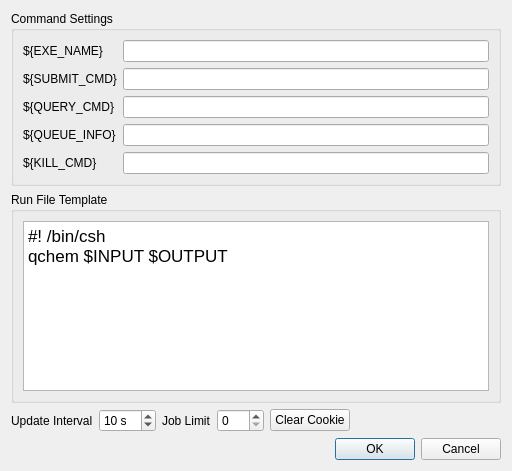
<?xml version="1.0" encoding="UTF-8"?>
<ui version="4.0">
 <class>ServerOptionsDialog</class>
 <widget class="QDialog" name="ServerOptionsDialog">
  <property name="geometry">
   <rect>
    <x>0</x>
    <y>0</y>
    <width>512</width>
    <height>471</height>
   </rect>
  </property>
  <property name="windowTitle">
   <string>Server Options</string>
  </property>
  <layout class="QVBoxLayout" name="verticalLayout">
   <item>
    <widget class="QGroupBox" name="groupBox">
     <property name="title">
      <string>Command Settings</string>
     </property>
     <layout class="QGridLayout" name="gridLayout_2">
      <item row="0" column="0">
       <widget class="QLabel" name="exeNameLabel">
        <property name="sizePolicy">
         <sizepolicy hsizetype="Maximum" vsizetype="Preferred">
          <horstretch>0</horstretch>
          <verstretch>0</verstretch>
         </sizepolicy>
        </property>
        <property name="text">
         <string>${EXE_NAME}</string>
        </property>
       </widget>
      </item>
      <item row="1" column="0">
       <widget class="QLabel" name="label_2">
        <property name="text">
         <string>${SUBMIT_CMD}</string>
        </property>
       </widget>
      </item>
      <item row="2" column="0">
       <widget class="QLabel" name="label_7">
        <property name="text">
         <string>${QUERY_CMD}</string>
        </property>
       </widget>
      </item>
      <item row="4" column="0">
       <widget class="QLabel" name="label_4">
        <property name="text">
         <string>${KILL_CMD}</string>
        </property>
       </widget>
      </item>
      <item row="0" column="1">
       <widget class="QLineEdit" name="exeName">
        <property name="toolTip">
         <string/>
        </property>
       </widget>
      </item>
      <item row="1" column="1">
       <widget class="QLineEdit" name="submitCommand"/>
      </item>
      <item row="2" column="1">
       <widget class="QLineEdit" name="queryCommand"/>
      </item>
      <item row="4" column="1">
       <widget class="QLineEdit" name="killCommand"/>
      </item>
      <item row="3" column="0">
       <widget class="QLabel" name="label_5">
        <property name="text">
         <string>${QUEUE_INFO}</string>
        </property>
       </widget>
      </item>
      <item row="3" column="1">
       <widget class="QLineEdit" name="queueInfo"/>
      </item>
     </layout>
    </widget>
   </item>
   <item>
    <widget class="QGroupBox" name="groupBox_2">
     <property name="title">
      <string>Run File Template</string>
     </property>
     <layout class="QVBoxLayout" name="verticalLayout_2">
      <item>
       <widget class="QTextEdit" name="runFileTemplate">
        <property name="html">
         <string>&lt;!DOCTYPE HTML PUBLIC &quot;-//W3C//DTD HTML 4.0//EN&quot; &quot;http://www.w3.org/TR/REC-html40/strict.dtd&quot;&gt;
&lt;html&gt;&lt;head&gt;&lt;meta name=&quot;qrichtext&quot; content=&quot;1&quot; /&gt;&lt;style type=&quot;text/css&quot;&gt;
p, li { white-space: pre-wrap; }
&lt;/style&gt;&lt;/head&gt;&lt;body style=&quot; font-family:'Lucida Grande'; font-size:13pt; font-weight:400; font-style:normal;&quot;&gt;
&lt;p style=&quot; margin-top:0px; margin-bottom:0px; margin-left:0px; margin-right:0px; -qt-block-indent:0; text-indent:0px;&quot;&gt;#! /bin/csh&lt;/p&gt;
&lt;p style=&quot; margin-top:0px; margin-bottom:0px; margin-left:0px; margin-right:0px; -qt-block-indent:0; text-indent:0px;&quot;&gt;qchem $INPUT $OUTPUT&lt;/p&gt;&lt;/body&gt;&lt;/html&gt;</string>
        </property>
       </widget>
      </item>
     </layout>
    </widget>
   </item>
   <item>
    <layout class="QHBoxLayout" name="horizontalLayout">
     <item>
      <widget class="QLabel" name="label_3">
       <property name="text">
        <string>Update Interval</string>
       </property>
      </widget>
     </item>
     <item>
      <widget class="QSpinBox" name="updateInterval">
       <property name="suffix">
        <string> s</string>
       </property>
       <property name="minimum">
        <number>5</number>
       </property>
       <property name="maximum">
        <number>999</number>
       </property>
       <property name="singleStep">
        <number>5</number>
       </property>
       <property name="value">
        <number>10</number>
       </property>
      </widget>
     </item>
     <item>
      <widget class="QLabel" name="jobLimitLabel">
       <property name="text">
        <string>Job Limit</string>
       </property>
      </widget>
     </item>
     <item>
      <widget class="QSpinBox" name="jobLimit">
       <property name="toolTip">
        <string>Maximum number of concurrent jobs.
Note this is ignored on PBS servers.</string>
       </property>
       <property name="minimum">
        <number>0</number>
       </property>
       <property name="maximum">
        <number>100</number>
       </property>
      </widget>
     </item>
     <item>
      <widget class="QPushButton" name="clearCookieButton">
       <property name="text">
        <string>Clear Cookie</string>
       </property>
      </widget>
     </item>
     <item>
      <spacer name="horizontalSpacer">
       <property name="orientation">
        <enum>Qt::Horizontal</enum>
       </property>
       <property name="sizeHint" stdset="0">
        <size>
         <width>40</width>
         <height>20</height>
        </size>
       </property>
      </spacer>
     </item>
    </layout>
   </item>
   <item>
    <widget class="QDialogButtonBox" name="buttonBox">
     <property name="orientation">
      <enum>Qt::Horizontal</enum>
     </property>
     <property name="standardButtons">
      <set>QDialogButtonBox::Cancel|QDialogButtonBox::Ok</set>
     </property>
    </widget>
   </item>
  </layout>
 </widget>
 <tabstops>
  <tabstop>buttonBox</tabstop>
  <tabstop>exeName</tabstop>
  <tabstop>submitCommand</tabstop>
  <tabstop>queryCommand</tabstop>
  <tabstop>queueInfo</tabstop>
  <tabstop>killCommand</tabstop>
  <tabstop>runFileTemplate</tabstop>
  <tabstop>updateInterval</tabstop>
  <tabstop>jobLimit</tabstop>
 </tabstops>
 <resources/>
 <connections>
  <connection>
   <sender>buttonBox</sender>
   <signal>rejected()</signal>
   <receiver>ServerOptionsDialog</receiver>
   <slot>reject()</slot>
   <hints>
    <hint type="sourcelabel">
     <x>316</x>
     <y>260</y>
    </hint>
    <hint type="destinationlabel">
     <x>286</x>
     <y>274</y>
    </hint>
   </hints>
  </connection>
 </connections>
</ui>
